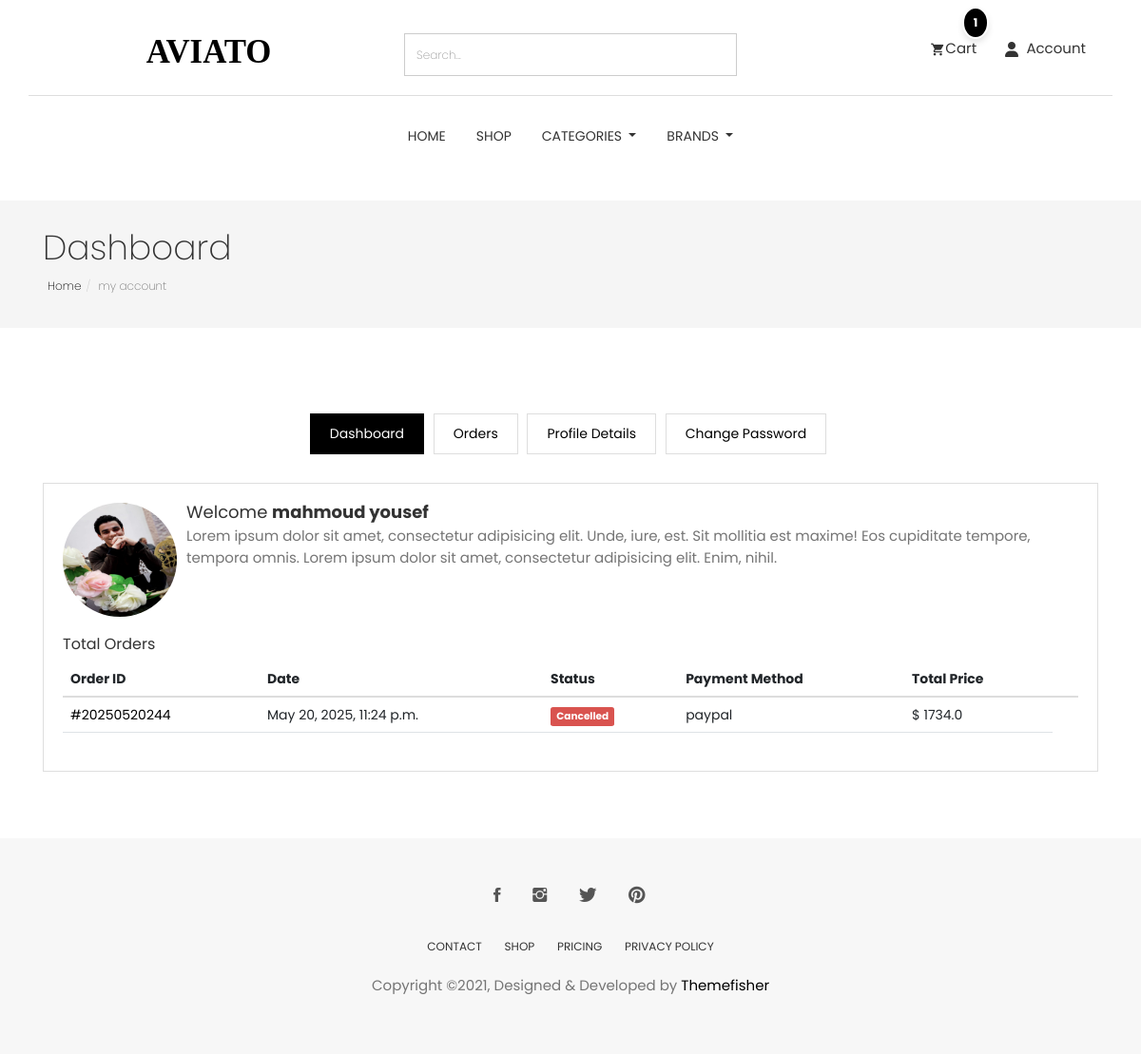
/accounts/dashboard/ (signed in), run on an earlier commit of the app's database.
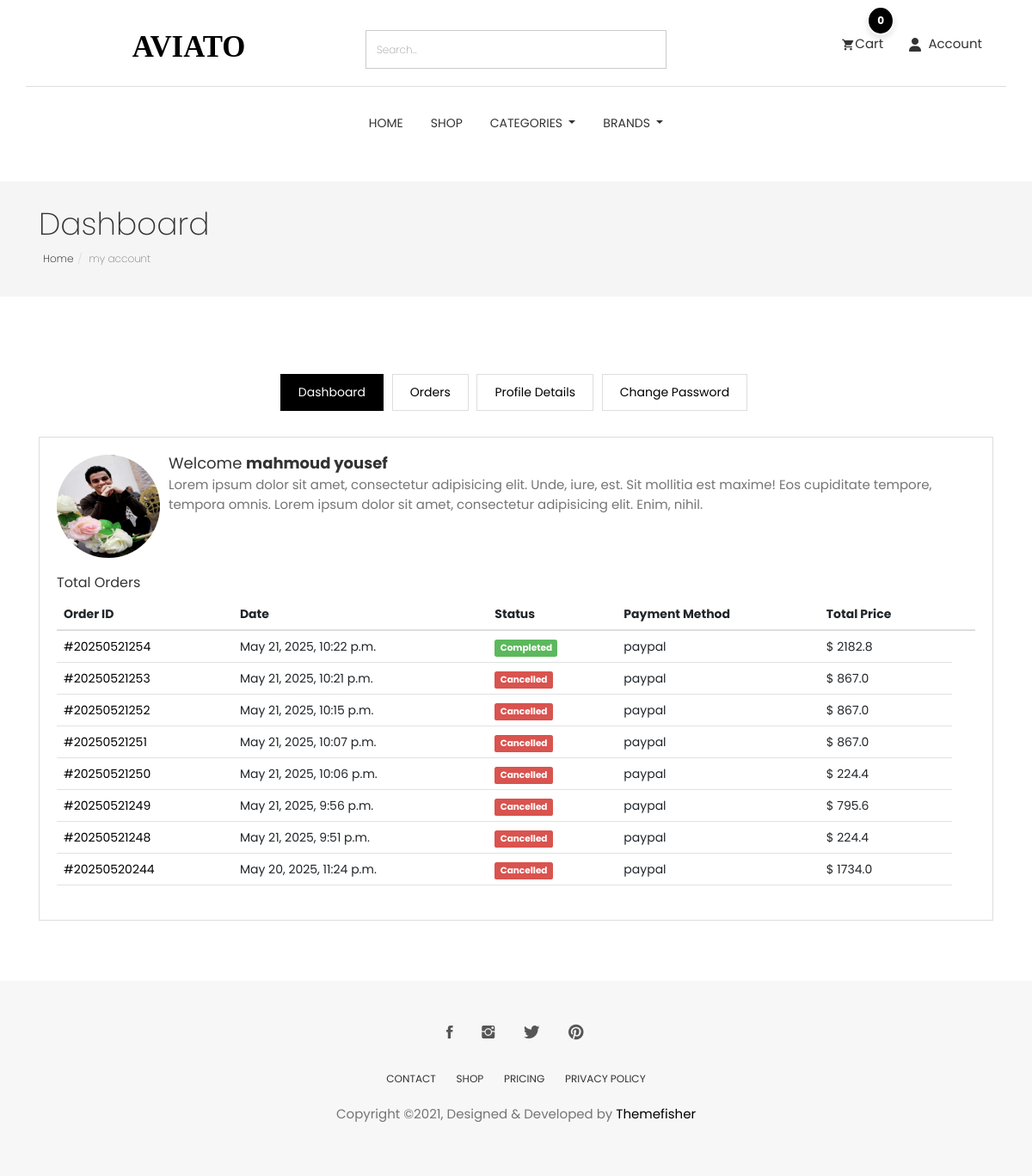
And on a later commit of the database.
### accounts/models.py (models this page shows, shortened)
class Profile(models.Model):
    user = models.OneToOneField(User,on_delete=models.CASCADE)
    image = models.ImageField(upload_to='users_images/',blank=True , null=True)
    about = models.TextField(max_length=4000 , blank=True , null=True)
    country = models.CharField(max_length=50 ,blank=True, null=True)
    address_line_1 = models.CharField( max_length=50 , blank=True , null=True)
    address_line_2 = models.CharField( max_length=50 , blank=True , null=True)
    headline = models.CharField(max_length=50 , blank=True, null=True)
    city = models.CharField(max_length=50 ,blank=True, null=True)
    otp = models.IntegerField(null=True, blank=True)  # Store OTP here
    created_at = models.DateTimeField("created_at", default=timezone.now)
    updated_at = models.DateTimeField( auto_now=True)
    @property
    def full_name(self):
        return f'{self.user.first_name} {self.user.last_name}'

class User(AbstractBaseUser):
    first_name      = models.CharField(max_length=50)
    last_name       = models.CharField(max_length=50)
    username        = models.CharField(max_length=50, unique=True)
    email           = models.EmailField(max_length=100, unique=True)
    phone_number    = models.CharField(max_length=50)
    date_joined     = models.DateTimeField(auto_now_add=True)
    last_login      = models.DateTimeField(auto_now_add=True)
    is_admin        = models.BooleanField(default=False)
    is_staff        = models.BooleanField(default=False)
    is_active       = models.BooleanField(default=False)
    is_superadmin   = models.BooleanField(default=False)
    USERNAME_FIELD = 'email'
    REQUIRED_FIELDS = ['username', 'first_name', 'last_name']
    objects = MyAccountManager()

### order/models.py (models this page shows, shortened)
class Order(models.Model):
    STATUS = (
        ('New', 'New'),
        ('On Delivery', 'On Delivery'),  # Add On Delivery status here
        ('Completed', 'Completed'),
        ('Cancelled', 'Cancelled'),
    )
    user = models.ForeignKey(User, verbose_name=_("user order"),on_delete=models.SET_NULL , null=True)
    payment = models.ForeignKey(Payment,  verbose_name=_("payment order"),on_delete=models.SET_NULL ,blank=True , null=True)
    order_number = models.CharField(_("order_number"),max_length=50)
    first_name = models.CharField(_("first_name"),max_length=50)
    last_name = models.CharField(_("last_name"),max_length=50)
    phone = models.CharField(_("phone"),max_length=50)
    zip_code = models.CharField(_("zip_code"),max_length=50,blank=True)
    email = models.EmailField(_("email"), max_length=254)
    address_line_1 = models.CharField(_("address_line_1"), max_length=50)
    address_line_2 = models.CharField(_("address_line_2"), max_length=50 , blank=True)
    country = models.CharField(_("country"), max_length=50 )
    state = models.CharField(_("state"), max_length=50 )
    payment_method = models.CharField(_("payment_method"), max_length=50 )
    city = models.CharField(_("city"), max_length=50 )
    order_note = models.CharField(_("order_note"), max_length=1000 , blank=True)
    order_total = models.FloatField(_("order_total"),)
    tax = models.FloatField(_("tax"),)
    status = models.CharField(_("status"),choices=STATUS,default='New' , max_length=15)
    ip = models.CharField(_("ip"),max_length=50  ,blank=True)
    is_orderd = models.BooleanField(_("is_orderd"),default=False)
    delivered_date = models.DateTimeField(blank=True,null=True)
    created_at = models.DateTimeField(_("created_at"), default=timezone.now)
    updated_at = models.DateTimeField(_("updated_at"),default=timezone.now)
    class Meta:
        verbose_name = _("Orders")
        verbose_name_plural = _("Orders")

### accounts/views.py (the view)
# urls.py: path('dashboard/' , views.dashboard , name="userdashboard" ),
@login_required(login_url='login')
def dashboard(request):
    profile=Profile.objects.get(user=request.user)
    orders = Order.objects.order_by('-created_at').filter(user_id=request.user.id,is_orderd=True)
    orders_count = orders.count()
    return render(request,'profile/dashboard.html',{
        'profile':profile,
        'orders':orders,
        'orders_count':orders_count,
    })

### cart/models.py (called while the page is built)
    def sub_total(self):
        return self.product.price * self.quantity

### category/category_context.py (called while the page is built)
def nav_links(request):
    categories_nav = Category.objects.all()
    subcategories_nav = Subcategory.objects.all()
    brands_nav = Brand.objects.all()
    context = {
        'categories_nav':categories_nav,
        'brands_nav':brands_nav,
        'subcategories_nav':subcategories_nav,
    }
    return context

### category/models.py (called while the page is built)
    def get_url(self):
        return reverse('products_by_subcategory',args=[self.id])

### store/models.py (called while the page is built)
    def get_url(self):
        return reverse('products_by_brand',args=[self.id])

    def __str__(self):
        return self.name

### accounts/templates/profile/dashboard.html (shortened to what this page needs)
{% extends "base.html" %}
{% load static %}
{% block body %}
<section class="page-header">
	<div class="container">
		<div class="row">
			<div class="col-md-12">
				<div class="content">
					<h1 class="page-name">Dashboard</h1>
					<ol class="breadcrumb">
						<li><a href="/">Home</a></li>
						<li class="active">my account</li>
					</ol>
				</div>
			</div>
		</div>
	</div>
</section>
<section class="user-dashboard page-wrapper">
	<div class="container">
		<div class="row">
			<div class="col-md-12">
				<ul class="list-inline dashboard-menu text-center">
					<li><a class="active" href="{% url 'dashboard' %}">Dashboard</a></li>
					<li><a href="{% url 'orders'%}">Orders</a></li>
					<li><a href="{% url 'profile' %}">Profile Details</a></li>
                    <li><a href="{% url 'change_password' %}">Change Password</a></li>
				</ul>
				<div class="dashboard-wrapper user-dashboard">
					<div class="media">
						<div class="pull-left">
							<img class="media-object user-img" src="{% if profile.image %} {{profile.image.url}} {% endif %}" alt="Image">
						</div>
						<div class="media-body">
							<h2 class="media-heading">Welcome <strong>{{profile.full_name}}</strong></h2>
							<p>Lorem ipsum dolor sit amet, consectetur adipisicing elit. Unde, iure, est. Sit mollitia est maxime! Eos
								cupiditate tempore, tempora omnis. Lorem ipsum dolor sit amet, consectetur adipisicing elit. Enim, nihil. </p>
						</div>
					</div>
					<div class="total-order mt-20">
						<h4>Total Orders</h4>
						<div class="table-responsive">
							<table class="table">
								<thead>
									<tr>
										<th>Order ID</th>
										<th>Date</th>
										<th>Status</th>
										<th>Payment Method</th>
										<th>Total Price</th>
										<th></th>
									</tr>
								</thead>
								<tbody>
									{% for order in orders %}
									<tr>
										<td><a href="{% url 'order_detail' order.order_number %}">#{{order.order_number}}</a></td>
										<td>{{order.created_at}}</td>
										{% if order.status == "On Delivery" %}
									<td><span class="label label-primary">{{order.status}}</span></td>
                                    {% elif order.status == "Completed" %}
                                    <td><span class="label label-success">{{order.status}}</span></td>
                                    {% elif order.status == "Cancelled" %}
                                    <td><span class="label label-danger">{{order.status}}</span></td>
                                    {% elif order.status == "New" %}
                                    <td><span class="label label-info">{{order.status}}</span></td>
                                    {% endif %}
										<td>{{order.payment_method}}</td>
										<td>$ {{order.order_total}}</td>
									</tr>
									{% endfor %}
								</tbody>
							</table>
						</div>
					</div>
				</div>
			</div>
		</div>
	</div>
</section>
{% endblock body %}

### templates/base.html (shortened to what this page needs)
{% load static %}
<!DOCTYPE html>
<html lang="en">
<head>
	<link rel="stylesheet" href="https://cdnjs.cloudflare.com/ajax/libs/font-awesome/5.15.4/css/all.min.css" />
	<link rel="stylesheet" href="{% static 'plugins/themefisher-font/style.css'%}">
	<link rel="stylesheet" href="{% static 'plugins/bootstrap/css/bootstrap2.min.css'%}">
	<link rel="stylesheet" href="{% static 'plugins/bootstrap/css/bootstrap.min.css'%}">
	<link rel="stylesheet" href="{% static 'plugins/animate/animate.css'%}">
	<link rel="stylesheet" href="{% static 'plugins/slick/slick.css'%}">
	<link rel="stylesheet" href="{% static 'plugins/slick/slick-theme.css'%}">
	<link rel="stylesheet" href="{% static 'css/style.css'%}">
	<link rel="stylesheet" href="{% static 'css/all.min.css'%}">
</head>
<body id="body">
	<section class="top-header">
		<div class="container">
			<div class="row">
				<div class="col-md-4 col-xs-12 pt-2 col-sm-4">
					<div class="logo text-center mb-3 mb-md-0">
						<a href="/">
							<svg width="135px" height="29px" viewBox="0 0 155 29" version="1.1"
								xmlns="http://www.w3.org/2000/svg" xmlns:xlink="http://www.w3.org/1999/xlink">
								<g id="Page-1" stroke="none" stroke-width="1" fill="none" fill-rule="evenodd"
									font-size="40" font-family="AustinBold, Austin" font-weight="bold">
									<g id="Group" transform="translate(-108.000000, -297.000000)" fill="#000000">
										<text id="AVIATO">
											<tspan x="108.94" y="325">AVIATO</tspan>
										</text>
									</g>
								</g>
							</svg>
						</a>
					</div>
				</div>
				<div class="col-md-4 col-xs-12  col-sm-4">
					<form class="w-100" action="{% url 'search' %}"><input name="q" type="text" class="form-control"
							placeholder="Search..."></form>
				</div>
				<div class="col-md-4 col-xs-12 mt-2 col-sm-4">
					<ul class="top-menu text-right list-inline">
						<li class="dropdown cart-nav dropdown-slide">
							<a href="{% url 'cart' %}" class="position-relative" data-toggle="dropdown"
								data-hover="dropdown"><i class="tf-ion-android-cart"></i>Cart<div
									class="cart-item-count">
									{{quantity}}
								</div></a>
						</li>
						<li class="dropdown search dropdown-slide">
							<a href="{% url 'search' %}" name="q" class="" data-toggle="dropdown"
								data-hover="dropdown"><i class="fa-solid fa-user "></i>
								<span class="ms-1">Account</span>
								</a>
						</li>
					</ul>
				</div>
			</div>
		</div>
	</section>
	<section class="menu">
		<nav class="navbar navigation">
			<div class="container">
				<div id="navbar" class="navbar-collapse collapse text-center">
					<ul class="nav navbar-nav">
						<li class="dropdown {% if request.path == '/' %}active{% endif %} ">
							<a href="/">Home</a>
						</li>
						<li class="dropdown {% if request.path == '/products/' %}active{% endif %} ">
							<a href="{% url 'product_list'%}">Shop</a>
						</li>
						<li class="dropdown full-width dropdown-slide">
							<a href="#" class="dropdown-toggle" data-toggle="dropdown" data-hover="dropdown"
								data-delay="350" role="button" aria-haspopup="true" aria-expanded="false">Categories
							</a>
						</li>
						<li class="dropdown dropdown-slide">
							<a href="#!" class="dropdown-toggle" data-toggle="dropdown" data-hover="dropdown"
								data-delay="350" role="button" aria-haspopup="true" aria-expanded="false">Brands
							</a>
						</li>
					</ul>
				</div>
			</div>
		</nav>
	</section>
	{% block body %}
	{% endblock body %}
	<footer class="footer section text-center">
		<div class="container">
			<div class="row">
				<div class="col-md-12">
					<ul class="social-media">
						<li>
							<a href="https://www.facebook.com/themefisher">
								<i class="tf-ion-social-facebook"></i>
							</a>
						</li>
						<li>
							<a href="https://www.instagram.com/themefisher">
								<i class="tf-ion-social-instagram"></i>
							</a>
						</li>
						<li>
							<a href="https://www.twitter.com/themefisher">
								<i class="tf-ion-social-twitter"></i>
							</a>
						</li>
						<li>
							<a href="https://www.pinterest.com/themefisher/">
								<i class="tf-ion-social-pinterest"></i>
							</a>
						</li>
					</ul>
					<ul class="footer-menu text-uppercase">
						<li>
							<a href="">CONTACT</a>
						</li>
						<li>
							<a href="{% url 'product_list' %}">SHOP</a>
						</li>
						<li>
							<a href="">Pricing</a>
						</li>
						<li>
							<a href="">PRIVACY POLICY</a>
						</li>
					</ul>
					<p class="copyright-text">Copyright &copy;2021, Designed &amp; Developed by <a
							href="https://themefisher.com/">Themefisher</a></p>
				</div>
			</div>
		</div>
	</footer>
</body>
</html>

### static/css/style.css (style rules this page uses)
body { line-height: 1.5; font-family: "Poppins", sans-serif; -webkit-font-smoothing: antialiased; }
p { font-family: "Poppins", sans-serif; color: #757575; font-size: 15px; }
h1, h2, h3, h4, h5, h6 { font-family: "Poppins", sans-serif; }
h1, h2, h3, h4, h5, h6 { font-weight: 400; }
ol, ul { margin: 0; padding: 0; list-style: none; }
a, a:focus, a:hover { text-decoration: none; outline: 0; color: #000; }
input[type=email], input[type=password], input[type=text], input[type=tel] { border-radius: 0; box-shadow: none; height: 45px; outline: none; font-weight: 200; font-size: 12px; }
.form-control { box-shadow: none; border-radius: 0; }
.mt-20 { margin-top: 20px; }
.w-100 { width: 100%; }
.section { padding: 80px 0; }
.page-header { background: #f5f5f5; margin-top: 20px; border-bottom: none; padding: 30px 0; }
.page-header h1 { font-weight: 200; margin: 0 0 6px 0; }
.page-header .breadcrumb { background: transparent; padding: 5px; margin: 0; }
.page-header .breadcrumb li { font-weight: 200; font-size: 12px; }
.page-header .breadcrumb li a { color: #000; }
.page-wrapper { padding: 70px 0; }
.dropdown-slide { position: static; }
.top-header .container { padding-top: 35px; padding-bottom: 20px; border-bottom: 1px solid #dedede; }
.top-header .top-menu > li > a { color: #333; font-size: 15px; padding: 0 8px; }
.top-header .top-menu > li > a i { font-size: 16px; margin-right: 2px; vertical-align: middle; }
.top-header .logo a { display: inline-block; }
.navigation { margin-bottom: 0; padding: 10px 0; }
.navigation .navbar-nav > li { position: static; }
.navigation .navbar-nav > li > a { color: #333; font-size: 14px; padding: 20px 15px; text-transform: uppercase; transition: 0.2s ease-in-out 0s; border: 1px solid transparent; }
.navigation .container { position: relative; }
.navigation .navbar-nav { float: none; display: inline-block; }
.dashboard-menu .active { background: #000; color: #fff; border: 1px solid #000; }
.dashboard-menu li { padding: 0; margin: 0 3px; }
.dashboard-menu li a { padding: 10px 20px; border: 1px solid #dedede; display: inline-block; }
.dashboard-wrapper { border: 1px solid #dedede; margin-top: 30px; padding: 20px; }
.dashboard-wrapper h2 { font-size: 18px; }
.dashboard-wrapper h4 { font-size: 16px; }
.dashboard-wrapper .user-img { width: 120px; height: 120px; border-radius: 50%; }
.footer { background: #F7F7F7; padding: 50px 0; }
.footer .footer-menu { margin-top: 30px; }
.footer .footer-menu li { display: inline-block; margin: 0 10px; }
.footer .footer-menu li a { color: #333; font-size: 12px; }
.footer .copyright-text { margin-top: 20px; }
.copyright-text a { color: #000; }
.social-media li { display: inline-block; margin: 0 5px; }
.social-media li a { padding: 8px 10px; }
.social-media li a i { font-size: 20px; color: #555; }
.cart-item-count { position: absolute; bottom: 20px; right: -5px; padding: 6px 10px; font-size: 12px; color: #fff; background-color: #000000; border-radius: 50%; box-shadow: 0 4px 6px rgba(0, 0, 0, 0.1); font-weight: bold; z-index: 10; border: 2px solid #fff; transition: transform 0.3s ease; animation: fadeIn 0.5s ease-out, bounce 2s infinite 3s; }

What changed in the data, as far as the page shows it:
added Order: order_number "20250521254", created_at "May 21, 2025, 10:22 p.m.", status "Completed", payment_method "paypal", order_total "2182.8"
added Order: order_number "20250521253", created_at "May 21, 2025, 10:21 p.m.", status "Cancelled", payment_method "paypal", order_total "867.0"
added Order: order_number "20250521252", created_at "May 21, 2025, 10:15 p.m.", status "Cancelled", payment_method "paypal", order_total "867.0"
added Order: order_number "20250521251", created_at "May 21, 2025, 10:07 p.m.", status "Cancelled", payment_method "paypal", order_total "867.0"
added Order: order_number "20250521250", created_at "May 21, 2025, 10:06 p.m.", status "Cancelled", payment_method "paypal", order_total "224.4"
added Order: order_number "20250521249", created_at "May 21, 2025, 9:56 p.m.", status "Cancelled", payment_method "paypal", order_total "795.6"
added Order: order_number "20250521248", created_at "May 21, 2025, 9:51 p.m.", status "Cancelled", payment_method "paypal", order_total "224.4"
Also different on the page:
{{ quantity }}: "1" → "0"
